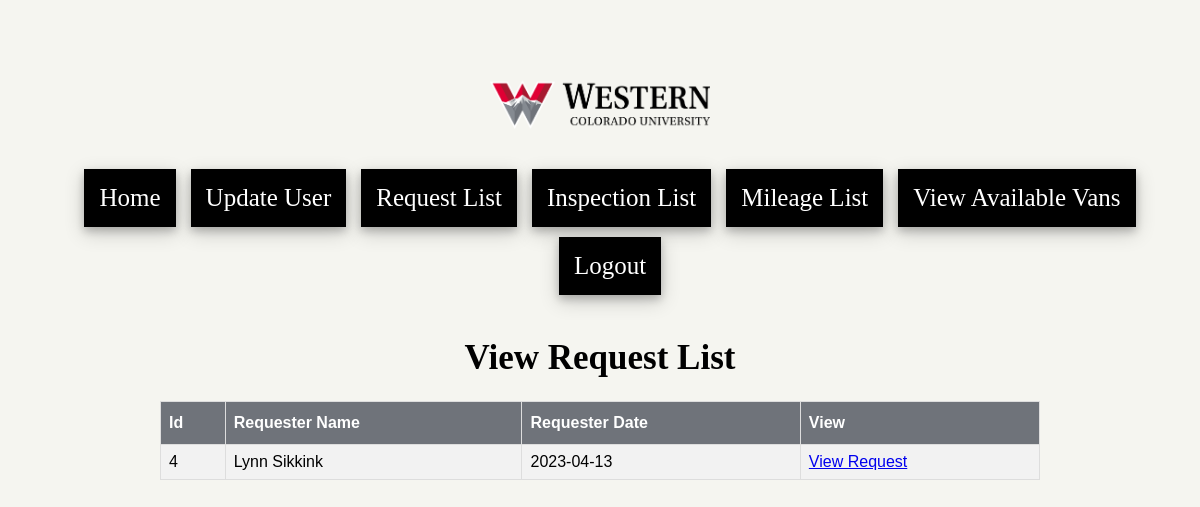
Before: /view_request_list (signed in) with the older database file.
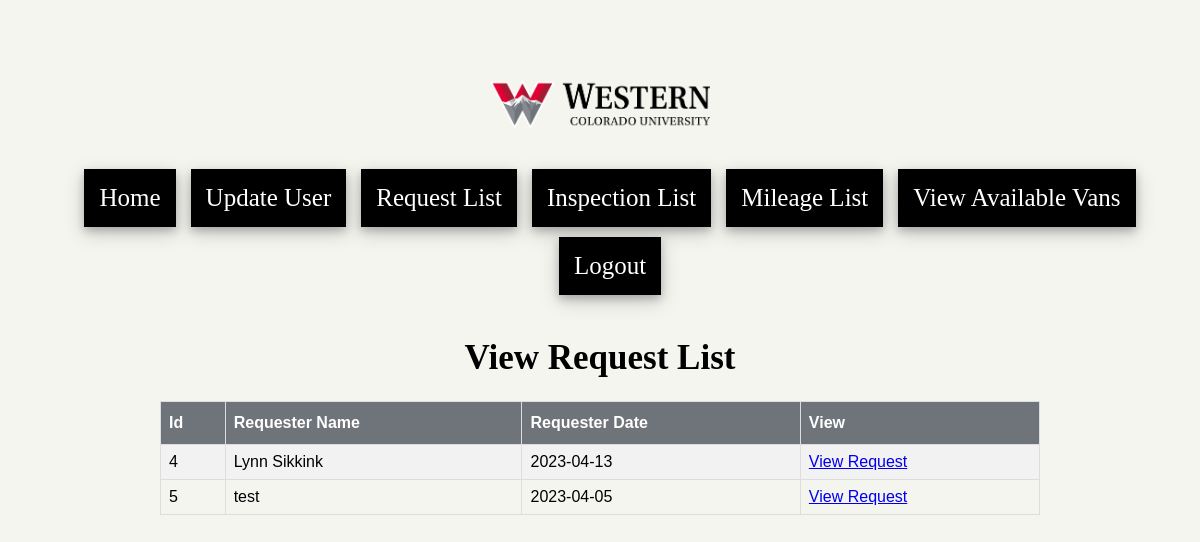
After: the same page with the newer database file.
### app.py (models this page shows)
class Requests(UserMixin, db.Model):
    id = db.Column(db.Integer, primary_key=True, nullable=False)
    date = db.Column(db.String(40), nullable=False)
    name = db.Column(db.String(40), nullable=False)
    dept = db.Column(db.String(40), nullable=False)
    courseNum = db.Column(db.Integer, nullable=False)
    phoneNum = db.Column(db.String(40), nullable=False)
    vanNum = db.Column(db.Integer, nullable=False)
    explorerNum = db.Column(db.Integer, nullable=False)
    suburbanNum = db.Column(db.Integer, nullable=False)
    equipment = db.Column(db.String(150), nullable=False)
    lands = db.Column(db.String(50), nullable=False)
    destination = db.Column(db.String(50), nullable=False)
    participantsNum = db.Column(db.Integer, nullable=False)
    tripPurpose = db.Column(db.String(50), nullable=False)
    pickupDate = db.Column(db.String(40), nullable=False)
    pickupTime = db.Column(db.String(40), nullable=False)
    returnDate = db.Column(db.String(40), nullable=False)
    returnTime = db.Column(db.String(40), nullable=False)
    operator1 = db.Column(db.String(40), nullable=False)
    operator2 = db.Column(db.String(40))
    operator3 = db.Column(db.String(40))
    operator4 = db.Column(db.String(40))
    operator5 = db.Column(db.String(40))
    indexNum = db.Column(db.String(40), nullable=False)
    accountNum = db.Column(db.String(40), nullable=False)
    estMilesCost = db.Column(db.String(40), nullable=False)
    deptHead = db.Column(db.String(40), nullable=False)

### app.py (the view)
@app.route('/view_request_list')
@login_required
def requestList():
    return render_template('view_request_list.html', queryList=Requests.query.all(), userAuth=current_user.is_authenticated)

### app.py (called while the page is built)
@login_manager.user_loader
def load_user(uid):
    return User.query.get(uid)

### templates/view_request_list.html (shortened to what this page needs)
{% extends "base.html" %}
{% block content %}
<html>
  <head>
  </head>
  <h1 class="title">View Request List<h1>
  <table  id="views">
		<tr>
			<th>Id</th>
			<th>Requester Name</th>
			<th>Requester Date</th>
			<th>View</th>
		</tr>
	{% for request in queryList %}
		<tr>
			<td>{{ request.id }}</td>
			<td>{{ request.name }}</td>
			<td>{{ request.date }}</td>
			<td><a href="/view_request_detail?id={{ request.id }}">View Request</a></td>
		</tr>
	{% endfor %}
	</table>
</html>
{% endblock %}

Changed rows visible on the page:
added Requests: id "5", name "test", date "2023-04-05"
